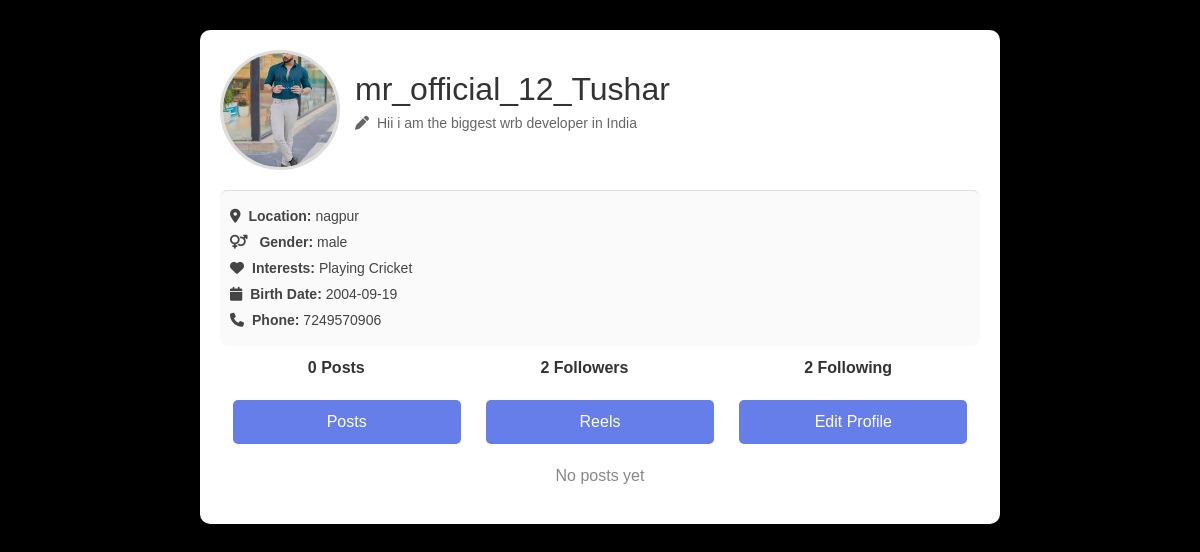
The app's page /profile1.php?id=1 with its own data.
### tables this page shows
CREATE TABLE `profiles` (
  `id` int(11) NOT NULL,
  `username` varchar(100) NOT NULL,
  `dob` date NOT NULL,
  `gender` enum('male','female','other') NOT NULL,
  `phone` varchar(10) NOT NULL,
  `profile_picture` varchar(255) NOT NULL,
  `bio` text NOT NULL,
  `location` varchar(255) NOT NULL,
  `interest` text NOT NULL,
  `created_at` timestamp NOT NULL DEFAULT current_timestamp()
);

### profile1.php (the view, shortened to what this page needs)
<?php
include 'db_config.php';
if (isset($_GET['id'])) {
    $user_id = mysqli_real_escape_string($conn, $_GET['id']);
    $sql = "SELECT username, dob, gender, phone, profile_picture, bio, location, interest FROM profiles WHERE id = '$user_id'";
    $result = mysqli_query($conn, $sql);
    if ($result && mysqli_num_rows($result) > 0) {
        $user = mysqli_fetch_assoc($result);
    } else {
        die("User not found");
    }
} else {
    die("Invalid request");
}
?>
 <?php
include 'db_config.php';
$post_count_query = $conn->prepare("SELECT COUNT(*) FROM posts WHERE user_id = ?");
$post_count_query->bind_param("i", $user_id);
$post_count_query->execute();
$post_count_query->bind_result($total_posts);
$followers_count_query = $conn->prepare("SELECT COUNT(*) FROM followers WHERE following_id = ?");
$followers_count_query->bind_param("i", $user_id);
$followers_count_query->execute();
$followers_count_query->bind_result($total_followers);
$following_count_query = $conn->prepare("SELECT COUNT(*) FROM followers WHERE follower_id = ?");
$following_count_query->bind_param("i", $user_id);
$following_count_query->execute();
$following_count_query->bind_result($total_following);
?>
<!DOCTYPE html>
<html lang="en">
<head>
    <link rel="stylesheet" href="https://cdnjs.cloudflare.com/ajax/libs/font-awesome/6.4.2/css/all.min.css">
    <link rel="stylesheet" href="https://cdnjs.cloudflare.com/ajax/libs/bootstrap/5.3.0/css/bootstrap.min.css">
    <link rel="stylesheet" href="https://cdnjs.cloudflare.com/ajax/libs/bootstrap/5.3.0/css/bootstrap.min.css">
    <link rel="stylesheet" href="https://cdnjs.cloudflare.com/ajax/libs/font-awesome/6.4.2/css/all.min.css">
</head>
<body>
<div class="profile-container fade-in">
        <div class="profile-header">
        <img src="images/<?php echo $user['profile_picture']; ?>" alt="Profile Picture" class="profile-pic">
            <div class="profile-info">
                <h2 id="username"><?php echo htmlspecialchars($user['username']); ?></h2>
                <p class="bio" id="userbio"><i class="fa-solid fa-pen" style="margin-right:8px;"></i><?php echo htmlspecialchars($user['bio']); ?></p>
            </div>
        </div>
        <div class="about-section">
            <p><i class="fa-solid fa-location-dot" style="margin-right:8px;"></i><strong>Location:</strong> <span id="location"><?php echo htmlspecialchars($user['location']); ?></span></p>
            <p><i class="fa-solid fa-venus-mars" style="margin-right:8px;"></i> <strong>Gender:</strong> <span id="gender"><?php echo htmlspecialchars($user['gender']); ?></span></p>
            <p><i class="fa-solid fa-heart" style="margin-right:8px;"></i><strong>Interests:</strong> <span id="interests"><?php echo htmlspecialchars($user['interest']); ?></span></p>
            <p><i class="fa-solid fa-calendar" style="margin-right:8px;"></i><strong>Birth Date:</strong> <span id="birthdate"><?php echo htmlspecialchars($user['dob']); ?></span></p>
            <p><i class="fa-solid fa-phone" style="margin-right:8px;"></i><strong>Phone:</strong> <span id="birthdate"><?php echo htmlspecialchars($user['phone']); ?></span></p>
        </div>
        <div class="profile-stats">
    <span><strong><?php echo $total_posts; ?></strong> Posts</span>
    <span><strong><?php echo $total_followers; ?></strong> Followers</span>
    <span><strong><?php echo $total_following; ?></strong> Following</span>
</div>
        <div class="profile-actions">
            <button id="posts-btn">Posts</button>
            <button id="reels-btn">Reels</button>
            <button >Edit Profile</button>
        </div>
        <?php
include 'db_config.php';
$sql = "SELECT id, post_image, post_video, bio , created_at, location FROM posts WHERE user_id = ? ORDER BY created_at DESC";
$stmt = $conn->prepare($sql);
$stmt->bind_param("i", $user_id);
$stmt->execute();
$result = $stmt->get_result();
if ($result->num_rows > 0) {
    echo '<div class="post-grid">';
    while ($row = $result->fetch_assoc()) {
        ?>
        <div class="post" onclick="openModal('<?php echo $row['id']; ?>')">
            <?php if (!empty($row['location'])) { ?>
                <p class="post-location">📍<?php echo htmlspecialchars($row['location']); ?></p>
                <span class="post-date"><?php echo date("d M Y", strtotime($row['created_at'])); ?></span>
            <?php } ?>
            <?php if (!empty($row['post_image'])) { ?>
                <img src="<?php echo htmlspecialchars($row['post_image']); ?>" class="post-img">
            <?php } elseif (!empty($row['post_video'])) { ?>
                <video controls class="post-video">
                    <source src="<?php echo htmlspecialchars($row['post_video']); ?>" type="video/mp4">
                </video>
            <?php } ?>
            <?php if (!empty($row['bio'])) { ?>
                <p class="post-bio"><?php echo htmlspecialchars($row['bio']); ?></p>
            <?php } ?>
        </div>
        <div id="modal-<?php echo $row['id']; ?>" class="modal">
            <span class="close" onclick="closeModal('<?php echo $row['id']; ?>')">&times;</span>
            <div class="modal-content">
                <?php if (!empty($row['post_image'])) { ?>
                    <img src="<?php echo htmlspecialchars($row['post_image']); ?>" class="modal-img">
                <?php } elseif (!empty($row['post_video'])) { ?>
                    <video controls class="modal-video">
                        <source src="<?php echo htmlspecialchars($row['post_video']); ?>" type="video/mp4">
                    </video>
                <?php } ?>
            </div>
        </div>
        <?php
    }
    echo '</div>';
} else {
    echo '<div class="no-posts"><p>No posts yet</p></div>';
}
?>
    </div>
    </body

### profile1.php (style rules this page uses)
.profile-stats { display: flex; justify-content: space-around; margin-top: 10px; font-size: 16px; }
.profile-stats span { font-weight: bold; color: #333; }
body { background-color:black; font-family: Arial, sans-serif; }
.profile-container { max-width: 800px; margin: 30px auto; background: #fff; padding: 20px; border-radius: 10px; box-shadow: 0 0 10px rgba(0, 0, 0, 0.1); transition: all 0.3s ease-in-out; animation: fadeIn 0.5s ease-in-out; }
.profile-header { display: flex; align-items: center; gap: 15px; }
.profile-pic { width: 120px; height: 120px; border-radius: 50%; border: 3px solid #ddd; object-fit: cover; transition: transform 0.3s; }
.profile-info h2 { margin: 0; color: #333; }
.bio { font-size: 14px; color: #666; margin-top: 5px; }
.about-section { margin-top: 20px; padding: 10px; border-top: 1px solid #ddd; background: #fafafa; border-radius: 8px; }
.about-section p { margin: 5px 0; font-size: 14px; color: #444; }
.profile-actions { display: flex; justify-content: space-around; margin-top: 20px; }
.profile-actions button { width: 30%; padding: 10px; border: none; border-radius: 5px; cursor: pointer; background: #667eea; color: white; transition: background 0.3s; }
.no-posts { text-align: center; margin-top: 20px; color: #888; font-size: 16px; }

### records on screen
profiles: profile_picture (picture), username "mr_official_12_Tushar", bio "Hii i am the biggest wrb developer in India", location "nagpur", gender "male", interest "Playing Cricket", dob "2004-09-19", phone "7249570906"

### other values on screen
$total_posts "0"
$total_followers "2"
$total_following "2"
